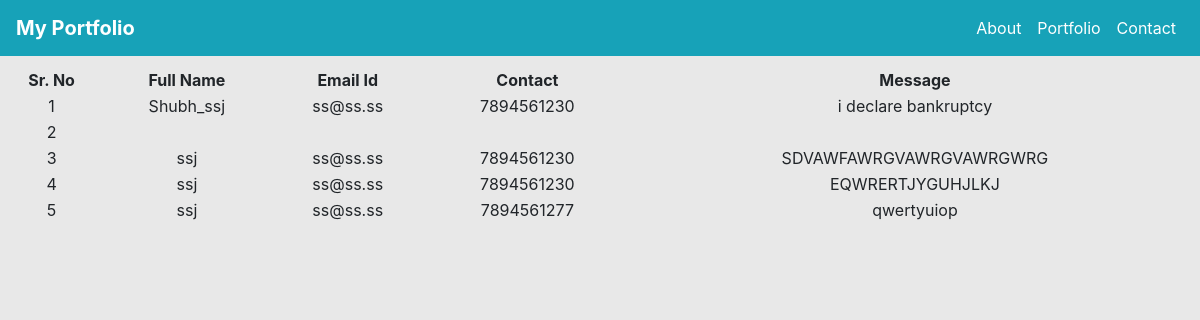
Screenshot of /all_data with the database file from the repository.
### app_name/models.py (models this page shows, shortened)
class ContactForm(models.Model):
    full_name = models.CharField(max_length=300,blank=True)
    email_id = models.CharField(max_length=300,blank=True)
    contact_number = models.CharField(max_length=300,blank=True)
    message = models.TextField(max_length=3000,blank=True)
    created_at = models.DateTimeField(default=timezone.now)
    class Meta:
        verbose_name_plural = "Contact Form Data"
        verbose_name = "Contact Form"

### app_name/views.py (the view)
# urls.py: path('all_data',views.all_data,name='all_data'),
def all_data(request):
    contact_data = ContactForm.objects.all()
    data = {'contact_data':contact_data}
    return render(request,'app_name/all_data.html',data)

### app_name/templates/app_name/all_data.html (shortened to what this page needs)
{% extends 'app_name/base.html' %}
{% load static %}
{% block content %}
<h3>All Data</h3>
<div>
    <table id="my_table" class="display" style="width:  100%;text-align: center;">
        <thead>
            <tr>
                <th>Sr. No</th>
                <th>Full Name</th>
                <th>Email Id</th>
                <th>Contact</th>
                <th>Message</th>
            </tr>
        </thead>
        <tbody>
            {% for data in contact_data %}
            <tr>
                <td>{{ forloop.counter }}</td>
                <td>{{ data.full_name }}</td>
                <td>{{ data.email_id }}</td>
                <td>{{ data.contact_number }}</td>
                <td>{{ data.message }}</td>
            </tr>
            {% endfor %}
        </tbody>
    </table>
</div>
{% endblock %}

### app_name/templates/app_name/base.html (shortened to what this page needs)
<!DOCTYPE html>
<html>
{% load static %}
<head>
    <link rel="stylesheet" href="https://stackpath.bootstrapcdn.com/bootstrap/4.4.1/css/bootstrap.min.css">
    <link rel='stylesheet' href="https://cdnjs.cloudflare.com/ajax/libs/font-awesome/5.1.0-4/css/all.css">
</head>
<body>
    <div>
        <nav class="navbar navbar-expand-lg navbar-dark bg-info fixed-top">
            <a class="navbar-brand"><b>My Portfolio</b></a>
            <div class="collapse navbar-collapse" id="navbarTogglerDemo02">
                <ul class="navbar-nav ml-auto ">
                    <li class="nav-item ">
                        <a class="nav-link" style="color: #fff" href="{% url 'about' %}">About</a>
                    </li>
                    <li class="nav-item ">
                        <a class="nav-link" style="color: #fff" href="{% url 'portfolio' %}">Portfolio </a>
                    </li>
                    <li class="nav-item ">
                        <a class="nav-link" style="color: #fff" href="{% url 'contact' %}">Contact</a>
                    </li>
                </ul>
            </div>
        </nav>
    </div>
    {% block content %}
    {% endblock %}
</body>
</html>

### app_name/templates/app_name/base.html (style rules this page uses)
body { background-color: #E8E8E8; }

### rows the page displays
ContactForm: full_name "Shubh_ssj", email_id "ss@ss.ss", contact_number "7894561230", message "i declare bankruptcy"
ContactForm: full_name "ssj", email_id "ss@ss.ss", contact_number "7894561230", message "SDVAWFAWRGVAWRGVAWRGWRG"
ContactForm: full_name "ssj", email_id "ss@ss.ss", contact_number "7894561230", message "EQWRERTJYGUHJLKJ"
ContactForm: full_name "ssj", email_id "ss@ss.ss", contact_number "7894561277", message "qwertyuiop"
